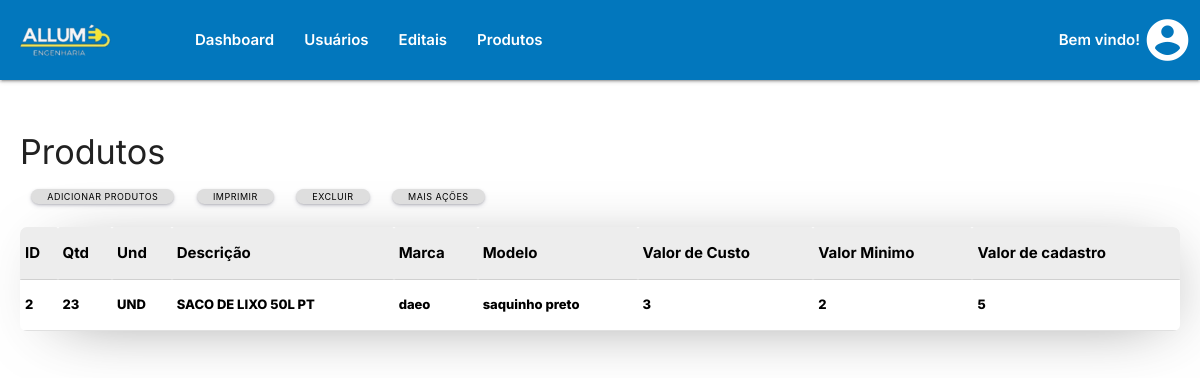
Before: /teste/tabelaProdutos.php with the older database file.
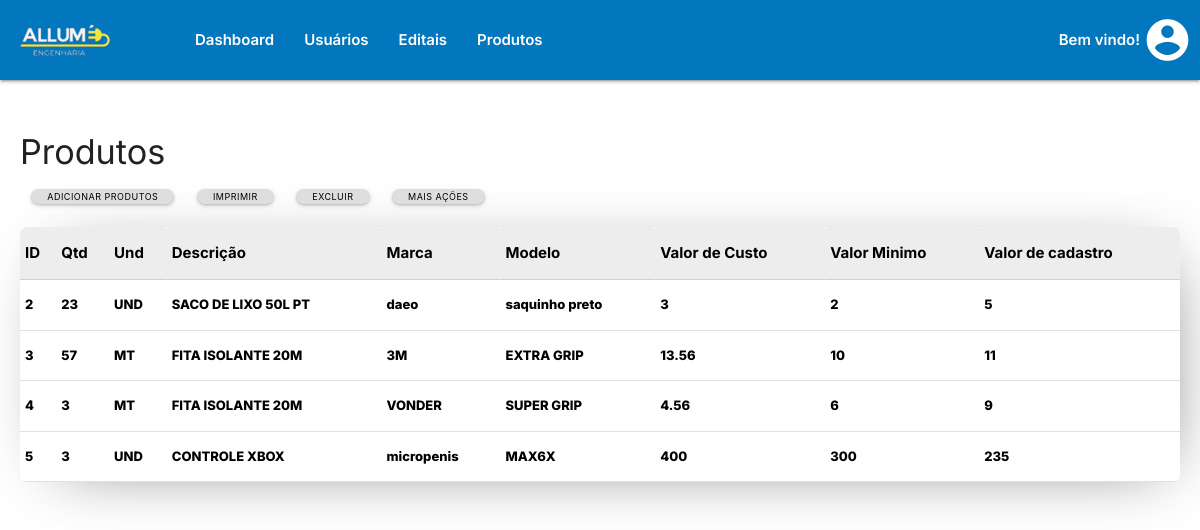
After: the same page with the newer database file.
### tables this page shows
CREATE TABLE `produtos` (
  `id_produto` bigint(20) UNSIGNED NOT NULL,
  `qtd_produto` int(11) DEFAULT NULL,
  `und_produto` varchar(255) DEFAULT NULL,
  `desc_produto` varchar(255) DEFAULT NULL,
  `marca_produto` varchar(255) DEFAULT NULL,
  `modelo_produto` varchar(255) DEFAULT NULL,
  `valor_custo_produto` float DEFAULT NULL,
  `valor_minimo_produto` float DEFAULT NULL,
  `valor_cadastro_produto` float DEFAULT NULL
);

### teste/tabelaprodutos.php (the view, shortened to what this page needs)
<!DOCTYPE html>
<html lang="en">
<head>
    <link rel="stylesheet" href="https://cdnjs.cloudflare.com/ajax/libs/materialize/1.0.0/css/materialize.min.css">
    <link rel="stylesheet" href="css/styles.css" />
</head>
<body>
<nav>
    <div class="nav-wrapper light-blue darken-3" id="nav" style="display: flex; align-items: center;">
    <img src="./img/logo3.png" id="brand-logo" style="margin: 0;">
        <ul class="right" style="margin-left: 50px;">
            <li><a href="paginainicialadmin.php">Dashboard</a></li>
            <li><a href="usuarios.php">Usuários</a></li>
            <li><a href="tabelaeditais.php">Editais</a></li>
            <li><a href="tabelaprodutos.php">Produtos</a></li>
        </ul>
        <a href="paginaInicialAdmin.php" style="margin-left: auto;"><p class="white-text" style="margin-right: 60px;">Bem vindo! <?php echo $_SESSION['nome'] ?> </p></a>
        <i class="dropdown-trigger large material-icons brand-logo right "data-target="dropdown-account" style="font-size: 50px;color: white;">account_circle</i>
    </div>
</nav>
<div class="main-content">
    <h4>Produtos</h4>
    <div class="container-botao-tabelaEditais">
 <div class="row">
        <div class="col s1">
            <button class="btn"><a href="infoProduto.php" class="adiferente">Adicionar Produtos</a></button>
        </div>
        <div class="col s1">
        <button class="btn">Imprimir</button>
        </div>
        <div class="col s1">
        <button class="btn">Excluir</button>
        </div>
        <div class="col s1">
        <button class="btn">Mais Ações</button>
        </div>
</div>
    <section class="usuarios">
        <?php
        $host = "localhost";
        $dbname = "allume";
        $username = "root";
        $password = "";
        $dbcon = mysqli_connect($host, $username, $password, $dbname);
        $query_produtos = "SELECT * FROM produtos";
        $result_produtos = mysqli_query($dbcon, $query_produtos);
        if ($result_produtos) {
           $num_rows = mysqli_num_rows($result_produtos);
            if ($num_rows > 0) {
                echo "<table class='funcionarios' id='tabela_usuarios'>";
                echo "<thead>";
                echo "<tr>";
                echo "<th>ID</th>";
                echo "<th>Qtd</th>";
                echo "<th>Und</th>";
                echo "<th>Descrição</th>";
                echo "<th>Marca</th>";
                echo "<th>Modelo</th>";
                echo "<th>Valor de Custo</th>";
                echo "<th>Valor Minimo</th>";
                echo "<th>Valor de cadastro</th>";
                echo "</tr>";
                echo "</thead>";
                echo "<tbody>";
               while ($row = mysqli_fetch_assoc($result_produtos)) {
                    echo "<tr>";
                    echo "<td onclick=\"enviarFormulario('" . $row['id_produto'] . "')\">" . $row["id_produto"] . "</td>";
                    echo "<td onclick=\"enviarFormulario('" . $row['id_produto'] . "')\">" . $row["qtd_produto"] . "</td>";
                    echo "<td onclick=\"enviarFormulario('" . $row['id_produto'] . "')\">" . $row["und_produto"] . "</td>";
                    echo "<td onclick=\"enviarFormulario('" . $row['id_produto'] . "')\">" . $row["desc_produto"] . "</td>";
                    echo "<td onclick=\"enviarFormulario('" . $row['id_produto'] . "')\">" . $row["marca_produto"] . "</td>";
                    echo "<td onclick=\"enviarFormulario('" . $row['id_produto'] . "')\">" . $row["modelo_produto"] . "</td>";
                    echo "<td onclick=\"enviarFormulario('" . $row['id_produto'] . "')\">" . $row["valor_custo_produto"] . "</td>";
                    echo "<td onclick=\"enviarFormulario('" . $row['id_produto'] . "')\">" . $row["valor_minimo_produto"] . "</td>";
                    echo "<td onclick=\"enviarFormulario('" . $row['id_produto'] . "')\">" . $row["valor_cadastro_produto"] . "</td>";
                    echo "</tr>";
          }
           echo "</tbody>";
           echo "</table>";
            }
        } else {
            echo "Erro na consulta: " . mysqli_error($dbcon);
        }
        ?>
    </section>
</div>
</body>
</html>

Changed rows visible on the page:
added produtos: id_produto "3", qtd_produto "57", und_produto "MT", desc_produto "FITA ISOLANTE 20M", marca_produto "3M", modelo_produto "EXTRA GRIP", valor_custo_produto "13.56", valor_minimo_produto "10", valor_cadastro_produto "11"
added produtos: id_produto "4", qtd_produto "3", und_produto "MT", desc_produto "FITA ISOLANTE 20M", marca_produto "VONDER", modelo_produto "SUPER GRIP", valor_custo_produto "4.56", valor_minimo_produto "6", valor_cadastro_produto "9"
added produtos: id_produto "5", qtd_produto "3", und_produto "UND", desc_produto "CONTROLE XBOX", marca_produto "micropenis", modelo_produto "MAX6X", valor_custo_produto "400", valor_minimo_produto "300", valor_cadastro_produto "235"
